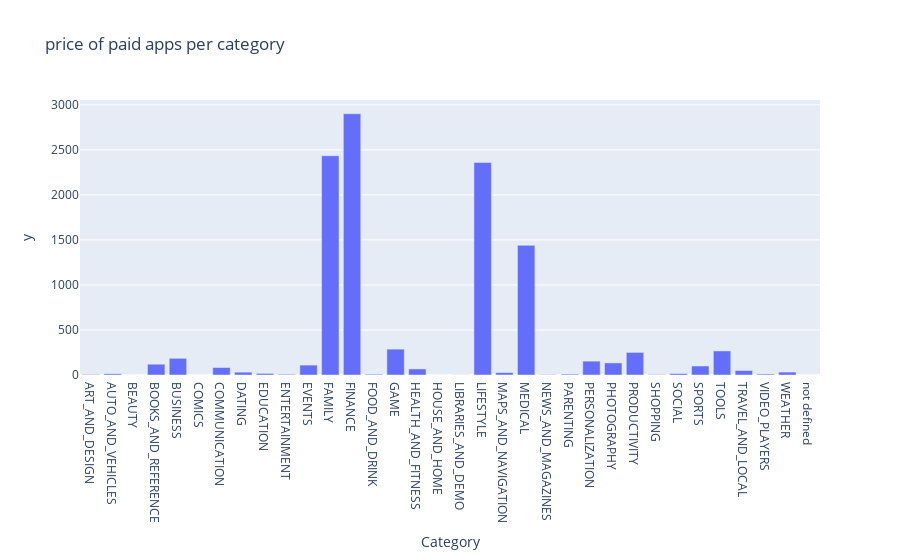

This figure's notebook cell:
### Code cell
px.bar(price,x,y,title='price of paid apps per category')

### Figure 1 — Plotly figure (JSON) as saved in the notebook; plotly's stock layout.template omitted (floating-point values rounded to 4 significant figures)
{"data": [{"alignmentgroup": "True", "hovertemplate": "Category=%{x}<br>y=%{y}<extra></extra>", "legendgroup": "", "marker": {"color": "#636efa", "pattern": {"shape": ""}}, "name": "", "offsetgroup": "", "orientation": "v", "showlegend": false, "textposition": "auto", "type": "bar", "x": ["ART_AND_DESIGN", "AUTO_AND_VEHICLES", "BEAUTY", "BOOKS_AND_REFERENCE", "BUSINESS", "COMICS", "COMMUNICATION", "DATING", "EDUCATION", "ENTERTAINMENT", "EVENTS", "FAMILY", "FINANCE", "FOOD_AND_DRINK", "GAME", "HEALTH_AND_FITNESS", "HOUSE_AND_HOME", "LIBRARIES_AND_DEMO", "LIFESTYLE", "MAPS_AND_NAVIGATION", "MEDICAL", "NEWS_AND_MAGAZINES", "PARENTING", "PERSONALIZATION", "PHOTOGRAPHY", "PRODUCTIVITY", "SHOPPING", "SOCIAL", "SPORTS", "TOOLS", "TRAVEL_AND_LOCAL", "VIDEO_PLAYERS", "WEATHER", "not defined"], "xaxis": "x", "y": [5.97, 13.47, 0, 119.8, 185.3, 0, 83.14, 31.43, 17.96, 7.98, 110.0, 2435.0, 2901.0, 8.48, 287.3, 67.34, 0, 0.99, 2361.0, 26.95, 1440.0, 3.98, 9.58, 154.0, 134.2, 250.9, 5.48, 15.97, 100, 267.2, 49.95, 10.46, 32.42, 0], "yaxis": "y"}], "layout": {"barmode": "relative", "legend": {"tracegroupgap": 0}, "title": {"text": "price of paid apps per category"}, "xaxis": {"anchor": "y", "domain": [0, 1], "title": {"text": "Category"}}, "yaxis": {"anchor": "x", "domain": [0, 1], "title": {"text": "y"}}}}
